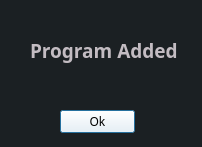
<?xml version="1.0" encoding="UTF-8"?>
<ui version="4.0">
 <class>dlgProgramAdded</class>
 <widget class="QDialog" name="dlgProgramAdded">
  <property name="geometry">
   <rect>
    <x>0</x>
    <y>0</y>
    <width>202</width>
    <height>147</height>
   </rect>
  </property>
  <property name="minimumSize">
   <size>
    <width>202</width>
    <height>147</height>
   </size>
  </property>
  <property name="maximumSize">
   <size>
    <width>202</width>
    <height>147</height>
   </size>
  </property>
  <property name="windowTitle">
   <string>Program Added</string>
  </property>
  <property name="styleSheet">
   <string notr="true">background: #1b2023;</string>
  </property>
  <widget class="QLabel" name="txtProgramAdded">
   <property name="geometry">
    <rect>
     <x>30</x>
     <y>10</y>
     <width>151</width>
     <height>81</height>
    </rect>
   </property>
   <property name="font">
    <font>
     <family>JetBrains Mono</family>
     <pointsize>14</pointsize>
     <weight>75</weight>
     <bold>true</bold>
    </font>
   </property>
   <property name="styleSheet">
    <string notr="true">color: #c3bcc2;</string>
   </property>
   <property name="text">
    <string>Program Added</string>
   </property>
  </widget>
  <widget class="QPushButton" name="btnDlgProgramAdded">
   <property name="geometry">
    <rect>
     <x>60</x>
     <y>110</y>
     <width>75</width>
     <height>23</height>
    </rect>
   </property>
   <property name="font">
    <font>
     <family>JetBrains Mono</family>
     <pointsize>9</pointsize>
    </font>
   </property>
   <property name="styleSheet">
    <string notr="true">background: white;
</string>
   </property>
   <property name="text">
    <string>Ok</string>
   </property>
  </widget>
 </widget>
 <resources/>
 <connections/>
</ui>
